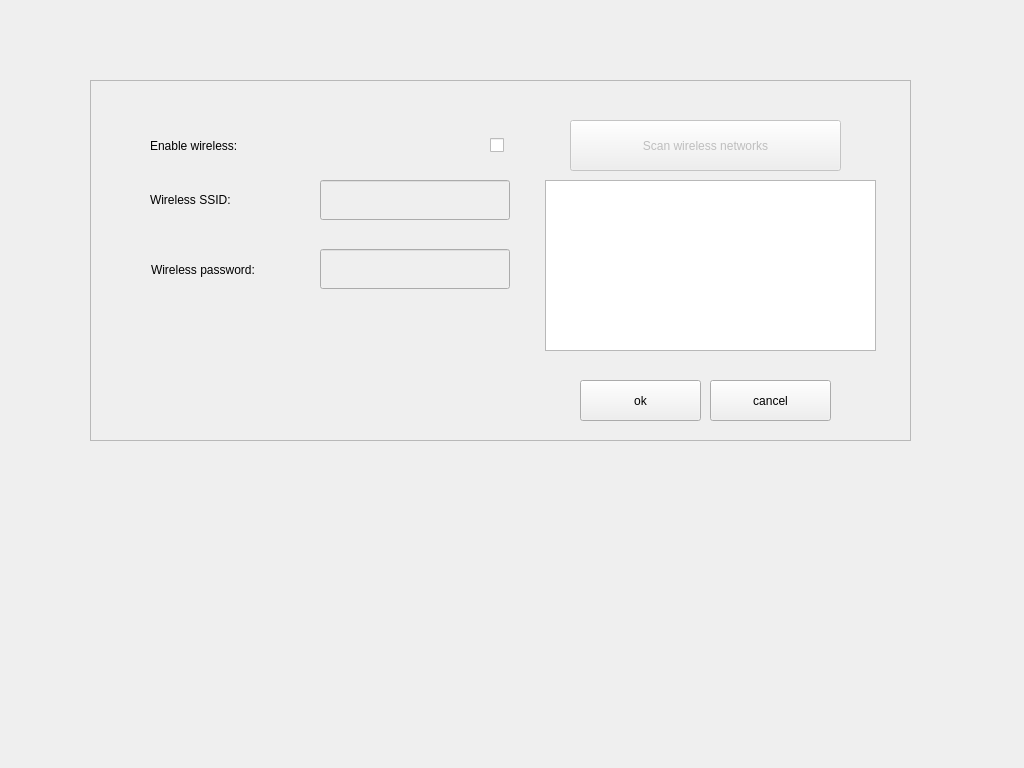
<?xml version="1.0" encoding="UTF-8"?>
<ui version="4.0">
 <class>WifiSettings</class>
 <widget class="QDialog" name="WifiSettings">
  <property name="geometry">
   <rect>
    <x>0</x>
    <y>0</y>
    <width>1024</width>
    <height>768</height>
   </rect>
  </property>
  <property name="windowTitle">
   <string>Dialog</string>
  </property>
  <widget class="QFrame" name="frame">
   <property name="geometry">
    <rect>
     <x>90</x>
     <y>80</y>
     <width>821</width>
     <height>361</height>
    </rect>
   </property>
   <property name="autoFillBackground">
    <bool>true</bool>
   </property>
   <property name="frameShape">
    <enum>QFrame::StyledPanel</enum>
   </property>
   <property name="frameShadow">
    <enum>QFrame::Raised</enum>
   </property>
   <widget class="QLabel" name="label_2">
    <property name="geometry">
     <rect>
      <x>61</x>
      <y>180</y>
      <width>151</width>
      <height>20</height>
     </rect>
    </property>
    <property name="text">
     <string>Wireless password:</string>
    </property>
   </widget>
   <widget class="QLineEdit" name="ssidLineEdit">
    <property name="enabled">
     <bool>false</bool>
    </property>
    <property name="geometry">
     <rect>
      <x>230</x>
      <y>100</y>
      <width>190</width>
      <height>40</height>
     </rect>
    </property>
    <property name="sizePolicy">
     <sizepolicy hsizetype="Preferred" vsizetype="Minimum">
      <horstretch>0</horstretch>
      <verstretch>0</verstretch>
     </sizepolicy>
    </property>
   </widget>
   <widget class="QPushButton" name="scanWifiButton">
    <property name="enabled">
     <bool>false</bool>
    </property>
    <property name="geometry">
     <rect>
      <x>480</x>
      <y>40</y>
      <width>271</width>
      <height>51</height>
     </rect>
    </property>
    <property name="sizePolicy">
     <sizepolicy hsizetype="Preferred" vsizetype="Minimum">
      <horstretch>0</horstretch>
      <verstretch>0</verstretch>
     </sizepolicy>
    </property>
    <property name="font">
     <font>
      <pointsize>9</pointsize>
     </font>
    </property>
    <property name="text">
     <string>Scan wireless networks</string>
    </property>
    <property name="icon">
     <iconset resource="../resources/themes.qrc">
      <normaloff>:/images/scan_wifi.png</normaloff>:/images/scan_wifi.png</iconset>
    </property>
    <property name="iconSize">
     <size>
      <width>32</width>
      <height>32</height>
     </size>
    </property>
    <property name="autoDefault">
     <bool>false</bool>
    </property>
   </widget>
   <widget class="QLabel" name="label_3">
    <property name="geometry">
     <rect>
      <x>60</x>
      <y>55</y>
      <width>151</width>
      <height>21</height>
     </rect>
    </property>
    <property name="text">
     <string>Enable wireless:</string>
    </property>
   </widget>
   <widget class="QPushButton" name="okButton">
    <property name="geometry">
     <rect>
      <x>490</x>
      <y>300</y>
      <width>121</width>
      <height>41</height>
     </rect>
    </property>
    <property name="text">
     <string>ok</string>
    </property>
    <property name="icon">
     <iconset resource="../resources/themes.qrc">
      <normaloff>:/images/ok.png</normaloff>:/images/ok.png</iconset>
    </property>
    <property name="iconSize">
     <size>
      <width>32</width>
      <height>32</height>
     </size>
    </property>
    <property name="autoDefault">
     <bool>false</bool>
    </property>
   </widget>
   <widget class="QPushButton" name="cancelButton">
    <property name="geometry">
     <rect>
      <x>620</x>
      <y>300</y>
      <width>121</width>
      <height>41</height>
     </rect>
    </property>
    <property name="text">
     <string>cancel</string>
    </property>
    <property name="icon">
     <iconset resource="../resources/themes.qrc">
      <normaloff>:/images/cancel.png</normaloff>:/images/cancel.png</iconset>
    </property>
    <property name="iconSize">
     <size>
      <width>32</width>
      <height>32</height>
     </size>
    </property>
    <property name="autoDefault">
     <bool>false</bool>
    </property>
   </widget>
   <widget class="QTableWidget" name="apListWidget">
    <property name="geometry">
     <rect>
      <x>455</x>
      <y>100</y>
      <width>331</width>
      <height>171</height>
     </rect>
    </property>
    <property name="selectionMode">
     <enum>QAbstractItemView::SingleSelection</enum>
    </property>
    <property name="selectionBehavior">
     <enum>QAbstractItemView::SelectRows</enum>
    </property>
    <property name="columnCount">
     <number>1</number>
    </property>
    <attribute name="horizontalHeaderVisible">
     <bool>false</bool>
    </attribute>
    <attribute name="horizontalHeaderDefaultSectionSize">
     <number>300</number>
    </attribute>
    <attribute name="verticalHeaderVisible">
     <bool>false</bool>
    </attribute>
    <attribute name="verticalHeaderMinimumSectionSize">
     <number>35</number>
    </attribute>
    <column/>
   </widget>
   <widget class="QCheckBox" name="wifiEnabledCheckBox">
    <property name="geometry">
     <rect>
      <x>400</x>
      <y>50</y>
      <width>31</width>
      <height>31</height>
     </rect>
    </property>
    <property name="layoutDirection">
     <enum>Qt::LeftToRight</enum>
    </property>
    <property name="text">
     <string/>
    </property>
   </widget>
   <widget class="QLabel" name="label">
    <property name="geometry">
     <rect>
      <x>60</x>
      <y>110</y>
      <width>141</width>
      <height>20</height>
     </rect>
    </property>
    <property name="text">
     <string>Wireless SSID:</string>
    </property>
   </widget>
   <widget class="QLineEdit" name="wifiPassLineEdit">
    <property name="enabled">
     <bool>false</bool>
    </property>
    <property name="geometry">
     <rect>
      <x>230</x>
      <y>169</y>
      <width>190</width>
      <height>40</height>
     </rect>
    </property>
    <property name="sizePolicy">
     <sizepolicy hsizetype="Preferred" vsizetype="Minimum">
      <horstretch>0</horstretch>
      <verstretch>0</verstretch>
     </sizepolicy>
    </property>
   </widget>
  </widget>
 </widget>
 <resources>
  <include location="../resources/themes.qrc"/>
 </resources>
 <connections/>
</ui>
